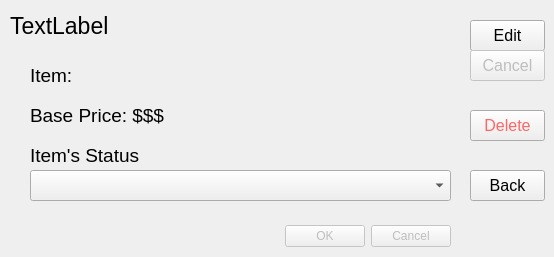
<?xml version="1.0" encoding="UTF-8"?>
<ui version="4.0">
 <class>Dialog</class>
 <widget class="QDialog" name="Dialog">
  <property name="geometry">
   <rect>
    <x>0</x>
    <y>0</y>
    <width>554</width>
    <height>257</height>
   </rect>
  </property>
  <property name="windowTitle">
   <string>Dialog</string>
  </property>
  <widget class="QDialogButtonBox" name="buttonBox">
   <property name="enabled">
    <bool>false</bool>
   </property>
   <property name="geometry">
    <rect>
     <x>10</x>
     <y>220</y>
     <width>441</width>
     <height>32</height>
    </rect>
   </property>
   <property name="orientation">
    <enum>Qt::Horizontal</enum>
   </property>
   <property name="standardButtons">
    <set>QDialogButtonBox::Cancel|QDialogButtonBox::Ok</set>
   </property>
  </widget>
  <widget class="QLabel" name="title">
   <property name="geometry">
    <rect>
     <x>10</x>
     <y>10</y>
     <width>441</width>
     <height>31</height>
    </rect>
   </property>
   <property name="font">
    <font>
     <pointsize>17</pointsize>
    </font>
   </property>
   <property name="text">
    <string>TextLabel</string>
   </property>
  </widget>
  <widget class="QPushButton" name="edit_btn">
   <property name="geometry">
    <rect>
     <x>470</x>
     <y>20</y>
     <width>75</width>
     <height>31</height>
    </rect>
   </property>
   <property name="font">
    <font>
     <pointsize>12</pointsize>
    </font>
   </property>
   <property name="text">
    <string>Edit</string>
   </property>
  </widget>
  <widget class="QPushButton" name="cancel_btn">
   <property name="enabled">
    <bool>false</bool>
   </property>
   <property name="geometry">
    <rect>
     <x>470</x>
     <y>50</y>
     <width>75</width>
     <height>31</height>
    </rect>
   </property>
   <property name="font">
    <font>
     <pointsize>12</pointsize>
    </font>
   </property>
   <property name="text">
    <string>Cancel</string>
   </property>
  </widget>
  <widget class="QPushButton" name="delete_btn">
   <property name="geometry">
    <rect>
     <x>470</x>
     <y>110</y>
     <width>75</width>
     <height>31</height>
    </rect>
   </property>
   <property name="font">
    <font>
     <pointsize>12</pointsize>
    </font>
   </property>
   <property name="styleSheet">
    <string notr="true">color: rgb(255, 102, 102)</string>
   </property>
   <property name="text">
    <string>Delete</string>
   </property>
  </widget>
  <widget class="QPushButton" name="back_btn">
   <property name="geometry">
    <rect>
     <x>470</x>
     <y>170</y>
     <width>75</width>
     <height>31</height>
    </rect>
   </property>
   <property name="font">
    <font>
     <pointsize>12</pointsize>
    </font>
   </property>
   <property name="text">
    <string>Back</string>
   </property>
  </widget>
  <widget class="QLabel" name="qtLabel">
   <property name="geometry">
    <rect>
     <x>30</x>
     <y>140</y>
     <width>111</width>
     <height>31</height>
    </rect>
   </property>
   <property name="font">
    <font>
     <pointsize>14</pointsize>
    </font>
   </property>
   <property name="text">
    <string>Item's Status</string>
   </property>
  </widget>
  <widget class="QComboBox" name="comboBox">
   <property name="geometry">
    <rect>
     <x>30</x>
     <y>170</y>
     <width>421</width>
     <height>31</height>
    </rect>
   </property>
   <property name="font">
    <font>
     <pointsize>14</pointsize>
    </font>
   </property>
   <property name="duplicatesEnabled">
    <bool>false</bool>
   </property>
  </widget>
  <widget class="QLabel" name="qtLabel_2">
   <property name="geometry">
    <rect>
     <x>30</x>
     <y>60</y>
     <width>421</width>
     <height>31</height>
    </rect>
   </property>
   <property name="font">
    <font>
     <pointsize>14</pointsize>
    </font>
   </property>
   <property name="text">
    <string>Item: &lt;TEXT&gt;</string>
   </property>
  </widget>
  <widget class="QLabel" name="qtLabel_3">
   <property name="geometry">
    <rect>
     <x>30</x>
     <y>100</y>
     <width>421</width>
     <height>31</height>
    </rect>
   </property>
   <property name="font">
    <font>
     <pointsize>14</pointsize>
    </font>
   </property>
   <property name="text">
    <string>Base Price: $$$</string>
   </property>
  </widget>
 </widget>
 <resources/>
 <connections>
  <connection>
   <sender>buttonBox</sender>
   <signal>accepted()</signal>
   <receiver>Dialog</receiver>
   <slot>accept()</slot>
   <hints>
    <hint type="sourcelabel">
     <x>248</x>
     <y>254</y>
    </hint>
    <hint type="destinationlabel">
     <x>157</x>
     <y>274</y>
    </hint>
   </hints>
  </connection>
  <connection>
   <sender>buttonBox</sender>
   <signal>rejected()</signal>
   <receiver>Dialog</receiver>
   <slot>reject()</slot>
   <hints>
    <hint type="sourcelabel">
     <x>316</x>
     <y>260</y>
    </hint>
    <hint type="destinationlabel">
     <x>286</x>
     <y>274</y>
    </hint>
   </hints>
  </connection>
 </connections>
</ui>
